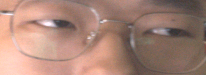
#> input picture models/dataset/left/left_0003.bmp, 206 x 75 px, given as the content of the folder ../../models/dataset/left/left_0003.bmp, which was not available
$ python yaw_check.py ../../models/dataset/left/left_0003.bmp
#> lines starting #> are read from the running program, lines starting #| are printed output that depends on the picture; pictures that were not available may be replaced by others from this repository, and a replacement may not be noted
"""Head-yaw check for capture classes, using the region below the eyes.

    python3 yaw_check.py left right ...

Two measurements per class:

  average face   stack every frame, take the horizontal-gradient image (edges
                 rather than brightness, so the lighting falloff does not
                 dominate), then slide a fixed-width vertical axis and find
                 where the two halves match best when one is mirrored.  The
                 crop is centred on the pupil midpoint, so a square-on face
                 puts that axis at the frame centre; the offset is the yaw.

  frame spread   the same per frame on a sample.  A class where every frame
                 carries the same yaw teaches the model that angle and fails
                 when someone holds still and only moves their eyes, so the
                 spread matters more than the mean.

Everything below 65% of the height only.  The eyes are the asymmetric part in
the left and right classes; including them drags the axis towards the iris and
turns eye rotation into apparent head rotation - which is exactly the mistake
this script exists to avoid.
"""
import glob
import os
import random
import statistics
import sys

import numpy as np
from PIL import Image

SZ = (192, 72)
LOWER = 0.65
N_SAMPLE = 60


def avg_grad(fs, n=250):
#> called with n = 250
    acc = None
    for f in fs[:n]:
        a = np.asarray(Image.open(f).convert("L").resize(SZ, Image.BILINEAR),
                       dtype=np.float32)
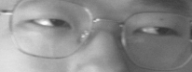
#> a: shape (72, 192) float32; min 53, max 250, mean 140.9
        g = np.abs(np.diff(a, axis=1))
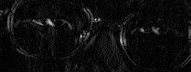
#> g: shape (72, 191) float32; min 0, max 49, mean 2.7; drawn with min black and max white
        acc = g if acc is None else acc + g
    return acc / min(len(fs), n)


def axis_of(m, rows_from=0.0):
#> called with rows_from = 0
    h, w = m.shape
#> h = 72; w = 191
    lo = m[int(h * rows_from):]
    half = w // 3
#> half = 63
    cen = (w - 1) / 2.0
#> cen = 95
    best, bx = 1e18, int(cen)
#> best = 1e+18; bx = 95
    for x in range(half, w - half):
        left = lo[:, x - half:x][:, ::-1]
        right = lo[:, x:x + half]
        d = float(np.abs(left - right).mean())
        if d < best:
            best, bx = d, x
#> this loop made 65 passes
#> (d, best) on passes 1, 2, 3, 4, 7, 10, 18, 19, 24, 25, 26, 35: (3.19, 3.19), (3.15, 3.15), (3.11, 3.11), (3.06, 3.06), (3.05, 3.05), (3.01, 3.01), (3, 3), (2.91, 2.91), (2.89, 2.89), (2.87, 2.87), (2.83, 2.83), (2.83, 2.83)
#> d on passes 5, 6, 8, 9, 11, 12: 3.08, 3.12, 3.09, 3.07, 3.05, 3.07
#> pass 1, in axis_of, `right = lo[:, x:x + half]`:
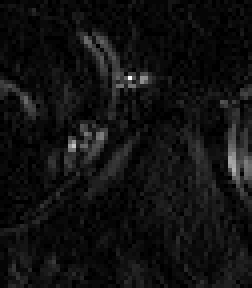
#> right: shape (72, 63) float32 (shown 4 times larger); min 0, max 49, mean 3.4; drawn with min black and max white
#> after the loop, best = 2.64; bx = 117
    return (bx - cen) / w, best


def per_frame(f):
    a = np.asarray(Image.open(f).convert("L").resize(SZ, Image.BILINEAR),
                   dtype=np.float32)
    g = np.abs(np.diff(a, axis=1))
    return axis_of(g, rows_from=LOWER)[0]


random.seed(42)

def collect(d):
    fs = sorted(glob.glob(os.path.join(d, "*.bmp")))
    return [f for f in fs if os.path.basename(f).split("_")[0] in
            ("open", "closed", "left", "right", "other")]


print("== 平均图对称轴（正 = 中线偏右；仅眼睛以下，避开虹膜）==")
res = {}
for d in sys.argv[1:]:
    fs = collect(d)
    if not fs:
        print("  %-10s 无数据" % os.path.basename(d))
        continue
    off, err = axis_of(avg_grad(fs))
#> off = 0.115; err = 2.64
    res[os.path.basename(d)] = off
    print("  %-10s n=%3d   偏移 %+.4f   残差 %.3f" % (os.path.basename(d), len(fs), off, err))
#|   left_0003.bmp n=  1   偏移 +0.1152   残差 2.638

base = None
for k in res:
    if k.startswith("open") or k.startswith("closed"):
        base = res[k]
        break
#> this loop made 1 pass
#> k on pass 1: 'left_0003.bmp'
if base is not None:
    print()
    print("  以头正类为基准（取第一个 open/closed）:")
    for k, v in res.items():
        if k == "open" or k == "closed":
            continue
        print("    %-10s 相对 %+.4f  = %.1f%% 图宽" % (k, v - base, (v - base) * 100))

print()
print("== 逐帧头姿变化（采样 %d 帧）==" % N_SAMPLE)
for d in sys.argv[1:]:
    fs = collect(d)
    if not fs:
        continue
    if len(fs) > N_SAMPLE:
        fs = random.sample(fs, N_SAMPLE)
    v = [per_frame(f) for f in fs]
#> call 2 of axis_of, with rows_from = 0.65
#> in axis_of (call 2), `lo = m[int(h * rows_from):]`:
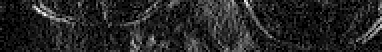
#> lo: shape (26, 191) float32 (shown 2 times larger); min 0, max 15, mean 2.13; drawn with min black and max white
#> the loop in axis_of (call 2), `for x in range(half, w - half):` made 65 passes
#> (d, best) on passes 1, 2, 4, 6, 7, 31, 32, 33, 34, 35, 46, 48: (2.23, 2.23), (2.22, 2.22), (2.19, 2.19), (2.11, 2.11), (2.07, 2.07), (2.05, 2.05), (2, 2), (1.93, 1.93), (1.92, 1.92), (1.89, 1.89), (1.84, 1.84), (1.76, 1.76)
#> d on passes 3, 5, 8, 9, 10, 11: 2.27, 2.2, 2.11, 2.14, 2.11, 2.15
#> pass 1, in axis_of (call 2), `left = lo[:, x - half:x][:, ::-1]`:
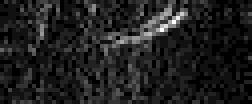
#> left: shape (26, 63) float32 (shown 4 times larger); min 0, max 15, mean 1.84; drawn with min black and max white
#> pass 1, in axis_of (call 2), `right = lo[:, x:x + half]`:
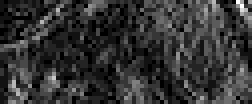
#> right: shape (26, 63) float32 (shown 4 times larger); min 0, max 14, mean 2.86; drawn with min black and max white
#> pass 2, in axis_of (call 2), `right = lo[:, x:x + half]`:
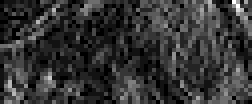
#> right: shape (26, 63) float32 (shown 4 times larger); min 0, max 14, mean 2.89; drawn with min black and max white
#> after the loop in axis_of (call 2), `for x in range(half, w - half):`: best = 1.76; bx = 110
#> v = [0.0785]
    print("  %-10s 中位 %+.4f  标准差 %.4f   IQR %+.3f..%+.3f"
#> (the run stopped early here; a loop or call above may not have finished)

$ run again, on models/dataset/left/left_0014.bmp
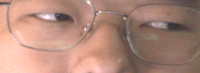
#> input picture models/dataset/left/left_0014.bmp, 200 x 73 px, given as the content of the folder ../../models/dataset/left/left_0014.bmp, which was not available
#> in avg_grad, `g = np.abs(np.diff(a, axis=1))`:
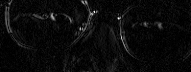
#> g: shape (72, 191) float32; min 0, max 68, mean 3; drawn with min black and max white
#> h = 72; w = 191
#> half = 63
#> cen = 95
#> in axis_of, `best, bx = 1e18, int(cen)`: best = 1e+18; bx = 95
#> the loop in axis_of, `for x in range(half, w - half):` made 65 passes
#> (d, best) on passes 1, 2, 3, 9, 10, 17, 18, 21: (3.78, 3.78), (3.76, 3.76), (3.76, 3.76), (3.67, 3.67), (3.55, 3.55), (3.45, 3.45), (3.45, 3.45), (3.44, 3.44)
#> after the loop in axis_of, `for x in range(half, w - half):`: best = 3.23; bx = 119
#> off = 0.126; err = 3.23
#|   left_0014.bmp n=  1   偏移 +0.1257   残差 3.228
#> the loop `for k in res:` made 1 pass
#> k on pass 1: 'left_0014.bmp'
#> the loop in axis_of (call 2), `for x in range(half, w - half):` made 65 passes
#> (d, best) on passes 1, 2, 10, 12, 14, 17, 28, 32: (2.58, 2.58), (2.52, 2.52), (2.49, 2.49), (2.46, 2.46), (2.44, 2.44), (2.4, 2.4), (2.35, 2.35), (2.31, 2.31)
#> pass 2, in axis_of (call 2), `right = lo[:, x:x + half]`:
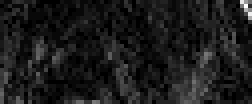
#> right: shape (26, 63) float32 (shown 4 times larger); min 0, max 30, mean 3.2; drawn with min black and max white
#> after the loop in axis_of (call 2), `for x in range(half, w - half):`: best = 2.28; bx = 104
#> v = [0.0471]
